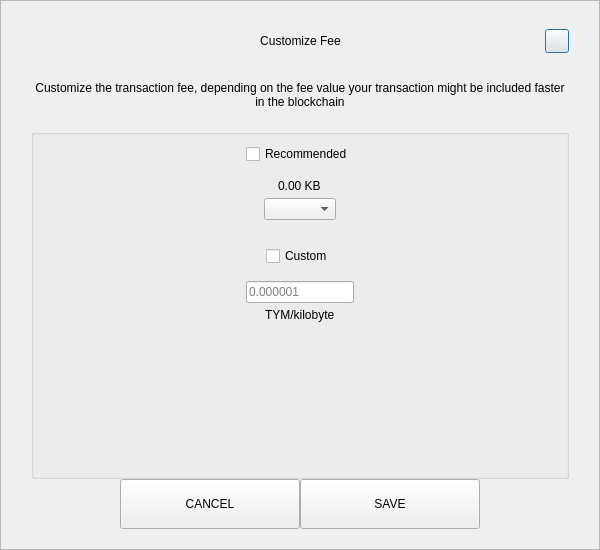
<?xml version="1.0" encoding="UTF-8"?>
<ui version="4.0">
 <class>SendCustomFeeDialog</class>
 <widget class="QDialog" name="SendCustomFeeDialog">
  <property name="geometry">
   <rect>
    <x>0</x>
    <y>0</y>
    <width>600</width>
    <height>550</height>
   </rect>
  </property>
  <property name="windowTitle">
   <string>Form</string>
  </property>
  <layout class="QVBoxLayout" name="verticalLayout_3">
   <property name="spacing">
    <number>0</number>
   </property>
   <property name="leftMargin">
    <number>0</number>
   </property>
   <property name="topMargin">
    <number>0</number>
   </property>
   <property name="rightMargin">
    <number>0</number>
   </property>
   <property name="bottomMargin">
    <number>0</number>
   </property>
   <item>
    <widget class="QFrame" name="frame">
     <property name="styleSheet">
      <string notr="true"/>
     </property>
     <property name="frameShape">
      <enum>QFrame::StyledPanel</enum>
     </property>
     <property name="frameShadow">
      <enum>QFrame::Raised</enum>
     </property>
     <layout class="QVBoxLayout" name="verticalLayout_2">
      <property name="spacing">
       <number>0</number>
      </property>
      <property name="leftMargin">
       <number>30</number>
      </property>
      <property name="topMargin">
       <number>20</number>
      </property>
      <property name="rightMargin">
       <number>30</number>
      </property>
      <property name="bottomMargin">
       <number>20</number>
      </property>
      <item>
       <layout class="QHBoxLayout" name="horizontalLayout_3">
        <property name="spacing">
         <number>0</number>
        </property>
        <item>
         <spacer name="horizontalSpacer_21">
          <property name="orientation">
           <enum>Qt::Horizontal</enum>
          </property>
          <property name="sizeHint" stdset="0">
           <size>
            <width>40</width>
            <height>20</height>
           </size>
          </property>
         </spacer>
        </item>
        <item>
         <widget class="QLabel" name="labelTitle">
          <property name="minimumSize">
           <size>
            <width>0</width>
            <height>40</height>
           </size>
          </property>
          <property name="maximumSize">
           <size>
            <width>16777215</width>
            <height>40</height>
           </size>
          </property>
          <property name="styleSheet">
           <string notr="true">padding-left:24px;</string>
          </property>
          <property name="text">
           <string>Customize Fee</string>
          </property>
          <property name="alignment">
           <set>Qt::AlignCenter</set>
          </property>
          <property name="margin">
           <number>7</number>
          </property>
         </widget>
        </item>
        <item>
         <spacer name="horizontalSpacer">
          <property name="orientation">
           <enum>Qt::Horizontal</enum>
          </property>
          <property name="sizeHint" stdset="0">
           <size>
            <width>40</width>
            <height>20</height>
           </size>
          </property>
         </spacer>
        </item>
        <item>
         <widget class="QPushButton" name="btnEsc">
          <property name="minimumSize">
           <size>
            <width>24</width>
            <height>24</height>
           </size>
          </property>
          <property name="maximumSize">
           <size>
            <width>24</width>
            <height>24</height>
           </size>
          </property>
          <property name="text">
           <string/>
          </property>
         </widget>
        </item>
       </layout>
      </item>
      <item>
       <spacer name="verticalSpacer_2">
        <property name="orientation">
         <enum>Qt::Vertical</enum>
        </property>
        <property name="sizeType">
         <enum>QSizePolicy::Fixed</enum>
        </property>
        <property name="sizeHint" stdset="0">
         <size>
          <width>20</width>
          <height>20</height>
         </size>
        </property>
       </spacer>
      </item>
      <item>
       <widget class="QLabel" name="labelMessage">
        <property name="text">
         <string>Customize the transaction fee, depending on the fee value your transaction might be included faster in the blockchain</string>
        </property>
        <property name="alignment">
         <set>Qt::AlignCenter</set>
        </property>
        <property name="wordWrap">
         <bool>true</bool>
        </property>
       </widget>
      </item>
      <item>
       <spacer name="verticalSpacer_3">
        <property name="orientation">
         <enum>Qt::Vertical</enum>
        </property>
        <property name="sizeType">
         <enum>QSizePolicy::Fixed</enum>
        </property>
        <property name="sizeHint" stdset="0">
         <size>
          <width>20</width>
          <height>20</height>
         </size>
        </property>
       </spacer>
      </item>
      <item>
       <widget class="QGroupBox" name="groupBox">
        <property name="title">
         <string/>
        </property>
        <layout class="QVBoxLayout" name="verticalLayout">
         <property name="leftMargin">
          <number>12</number>
         </property>
         <property name="rightMargin">
          <number>12</number>
         </property>
         <item>
          <layout class="QVBoxLayout" name="verticalLayout_4">
           <property name="spacing">
            <number>5</number>
           </property>
           <item alignment="Qt::AlignHCenter">
            <widget class="QCheckBox" name="checkBoxRecommended">
             <property name="text">
              <string>Recommended</string>
             </property>
            </widget>
           </item>
           <item>
            <spacer name="verticalSpacer_5">
             <property name="orientation">
              <enum>Qt::Vertical</enum>
             </property>
             <property name="sizeType">
              <enum>QSizePolicy::Fixed</enum>
             </property>
             <property name="sizeHint" stdset="0">
              <size>
               <width>20</width>
               <height>10</height>
              </size>
             </property>
            </spacer>
           </item>
           <item alignment="Qt::AlignHCenter">
            <widget class="QLabel" name="labelFee">
             <property name="text">
              <string>0.00 KB</string>
             </property>
            </widget>
           </item>
           <item alignment="Qt::AlignHCenter">
            <widget class="QComboBox" name="comboBoxRecommended"/>
           </item>
          </layout>
         </item>
         <item>
          <spacer name="verticalSpacer">
           <property name="orientation">
            <enum>Qt::Vertical</enum>
           </property>
           <property name="sizeType">
            <enum>QSizePolicy::Fixed</enum>
           </property>
           <property name="sizeHint" stdset="0">
            <size>
             <width>20</width>
             <height>20</height>
            </size>
           </property>
          </spacer>
         </item>
         <item>
          <layout class="QVBoxLayout" name="verticalLayout_5">
           <property name="spacing">
            <number>5</number>
           </property>
           <item alignment="Qt::AlignHCenter">
            <widget class="QCheckBox" name="checkBoxCustom">
             <property name="text">
              <string>Custom</string>
             </property>
            </widget>
           </item>
           <item>
            <spacer name="verticalSpacer_6">
             <property name="orientation">
              <enum>Qt::Vertical</enum>
             </property>
             <property name="sizeType">
              <enum>QSizePolicy::Fixed</enum>
             </property>
             <property name="sizeHint" stdset="0">
              <size>
               <width>20</width>
               <height>10</height>
              </size>
             </property>
            </spacer>
           </item>
           <item alignment="Qt::AlignHCenter">
            <widget class="QLineEdit" name="lineEditCustomFee">
             <property name="placeholderText">
              <string notr="true">0.000001</string>
             </property>
            </widget>
           </item>
           <item alignment="Qt::AlignHCenter">
            <widget class="QLabel" name="labelCustomFee">
             <property name="text">
              <string>TYM/kilobyte</string>
             </property>
            </widget>
           </item>
          </layout>
         </item>
         <item>
          <spacer name="verticalSpacer_4">
           <property name="orientation">
            <enum>Qt::Vertical</enum>
           </property>
           <property name="sizeHint" stdset="0">
            <size>
             <width>20</width>
             <height>40</height>
            </size>
           </property>
          </spacer>
         </item>
        </layout>
       </widget>
      </item>
      <item>
       <layout class="QHBoxLayout" name="horizontalLayout" stretch="1,2,2,1">
        <item>
         <spacer name="horizontalSpacer1">
          <property name="orientation">
           <enum>Qt::Horizontal</enum>
          </property>
          <property name="sizeHint" stdset="0">
           <size>
            <width>40</width>
            <height>20</height>
           </size>
          </property>
         </spacer>
        </item>
        <item>
         <widget class="QPushButton" name="btnCancel">
          <property name="minimumSize">
           <size>
            <width>180</width>
            <height>50</height>
           </size>
          </property>
          <property name="focusPolicy">
           <enum>Qt::NoFocus</enum>
          </property>
          <property name="text">
           <string>CANCEL</string>
          </property>
         </widget>
        </item>
        <item>
         <widget class="QPushButton" name="btnSave">
          <property name="minimumSize">
           <size>
            <width>180</width>
            <height>50</height>
           </size>
          </property>
          <property name="focusPolicy">
           <enum>Qt::NoFocus</enum>
          </property>
          <property name="text">
           <string>SAVE</string>
          </property>
         </widget>
        </item>
        <item>
         <spacer name="horizontalSpacer_2">
          <property name="orientation">
           <enum>Qt::Horizontal</enum>
          </property>
          <property name="sizeHint" stdset="0">
           <size>
            <width>40</width>
            <height>20</height>
           </size>
          </property>
         </spacer>
        </item>
       </layout>
      </item>
     </layout>
    </widget>
   </item>
  </layout>
 </widget>
 <resources/>
 <connections/>
</ui>
